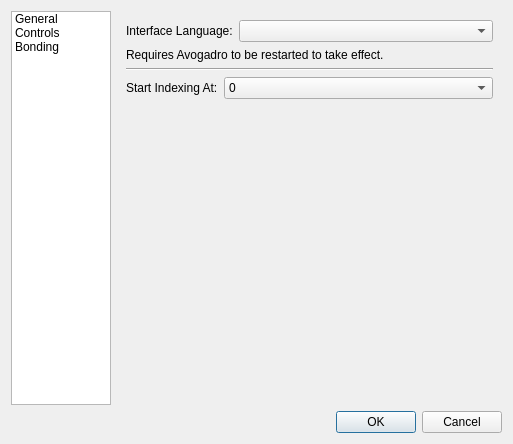
<?xml version="1.0" encoding="UTF-8"?>
<ui version="4.0">
 <class>PreferencesDialog</class>
 <widget class="QDialog" name="PreferencesDialog">
  <property name="geometry">
   <rect>
    <x>0</x>
    <y>0</y>
    <width>513</width>
    <height>444</height>
   </rect>
  </property>
  <property name="sizePolicy">
   <sizepolicy hsizetype="MinimumExpanding" vsizetype="Expanding">
    <horstretch>0</horstretch>
    <verstretch>0</verstretch>
   </sizepolicy>
  </property>
  <property name="windowTitle">
   <string>Preferences</string>
  </property>
  <layout class="QGridLayout" name="gridLayout">
   <item row="0" column="0">
    <widget class="QListWidget" name="pageList">
     <property name="sizePolicy">
      <sizepolicy hsizetype="Preferred" vsizetype="Expanding">
       <horstretch>0</horstretch>
       <verstretch>0</verstretch>
      </sizepolicy>
     </property>
     <property name="minimumSize">
      <size>
       <width>0</width>
       <height>0</height>
      </size>
     </property>
     <property name="sizeAdjustPolicy">
      <enum>QAbstractScrollArea::SizeAdjustPolicy::AdjustToContents</enum>
     </property>
     <item>
      <property name="text">
       <string>General</string>
      </property>
     </item>
     <item>
      <property name="text">
       <string>Controls</string>
      </property>
     </item>
     <item>
      <property name="text">
       <string>Bonding</string>
      </property>
     </item>
    </widget>
   </item>
   <item row="1" column="1">
    <widget class="QDialogButtonBox" name="buttonBox">
     <property name="orientation">
      <enum>Qt::Orientation::Horizontal</enum>
     </property>
     <property name="standardButtons">
      <set>QDialogButtonBox::StandardButton::Cancel|QDialogButtonBox::StandardButton::Ok</set>
     </property>
    </widget>
   </item>
   <item row="0" column="1">
    <widget class="QStackedWidget" name="pageView">
     <property name="sizePolicy">
      <sizepolicy hsizetype="Expanding" vsizetype="Expanding">
       <horstretch>0</horstretch>
       <verstretch>0</verstretch>
      </sizepolicy>
     </property>
     <property name="currentIndex">
      <number>0</number>
     </property>
     <widget class="QWidget" name="general">
      <layout class="QVBoxLayout" name="verticalLayout">
       <item>
        <layout class="QFormLayout" name="formLayout">
         <item row="0" column="0">
          <widget class="QLabel" name="userInterfaceLanguageLabel">
           <property name="text">
            <string>Interface Language:</string>
           </property>
          </widget>
         </item>
         <item row="0" column="1">
          <widget class="QComboBox" name="userInterfaceLanguageComboBox"/>
         </item>
        </layout>
       </item>
       <item>
        <widget class="QLabel" name="label">
         <property name="text">
          <string>Requires Avogadro to be restarted to take effect.</string>
         </property>
        </widget>
       </item>
       <item>
        <widget class="Line" name="line">
         <property name="orientation">
          <enum>Qt::Orientation::Horizontal</enum>
         </property>
        </widget>
       </item>
       <item>
        <layout class="QFormLayout" name="formLayout_2">
         <item row="0" column="0">
          <widget class="QLabel" name="indexingLabel">
           <property name="text">
            <string>Start Indexing At:</string>
           </property>
          </widget>
         </item>
         <item row="0" column="1">
          <widget class="QComboBox" name="indexingComboBox">
           <item>
            <property name="text">
             <string notr="true">0</string>
            </property>
           </item>
           <item>
            <property name="text">
             <string notr="true">1</string>
            </property>
           </item>
          </widget>
         </item>
        </layout>
       </item>
       <item>
        <spacer name="verticalSpacer">
         <property name="orientation">
          <enum>Qt::Orientation::Vertical</enum>
         </property>
         <property name="sizeHint" stdset="0">
          <size>
           <width>20</width>
           <height>40</height>
          </size>
         </property>
        </spacer>
       </item>
      </layout>
     </widget>
     <widget class="QWidget" name="controls">
      <layout class="QVBoxLayout" name="verticalLayout_2">
       <item>
        <layout class="QFormLayout" name="formLayout_5">
         <item row="0" column="0">
          <widget class="QLabel" name="invertScrollDirectionLabel">
           <property name="text">
            <string>Invert Scroll Direction:</string>
           </property>
          </widget>
         </item>
         <item row="0" column="1">
          <widget class="QCheckBox" name="invertScrollDirectionCheckBox"/>
         </item>
        </layout>
       </item>
       <item>
        <spacer name="verticalSpacer_2">
         <property name="orientation">
          <enum>Qt::Orientation::Vertical</enum>
         </property>
         <property name="sizeHint" stdset="0">
          <size>
           <width>20</width>
           <height>349</height>
          </size>
         </property>
        </spacer>
       </item>
      </layout>
     </widget>
     <widget class="QWidget" name="bonding">
      <layout class="QVBoxLayout" name="verticalLayout_3">
       <item>
        <layout class="QFormLayout" name="formLayout_7">
         <item row="0" column="0">
          <widget class="QLabel" name="distanceToleranceLabel">
           <property name="text">
            <string>Distance Tolerance:</string>
           </property>
          </widget>
         </item>
         <item row="0" column="1">
          <widget class="QDoubleSpinBox" name="distanceToleranceDoubleSpinBox">
           <property name="suffix">
            <string notr="true"> Å</string>
           </property>
           <property name="decimals">
            <number>3</number>
           </property>
           <property name="minimum">
            <double>0.010000000000000</double>
           </property>
           <property name="singleStep">
            <double>0.010000000000000</double>
           </property>
           <property name="value">
            <double>0.450000000000000</double>
           </property>
          </widget>
         </item>
         <item row="1" column="0">
          <widget class="QLabel" name="minimumDistanceLabel">
           <property name="text">
            <string>Minimum Distance:</string>
           </property>
          </widget>
         </item>
         <item row="1" column="1">
          <widget class="QDoubleSpinBox" name="minimumDistanceDoubleSpinBox">
           <property name="suffix">
            <string notr="true"> Å</string>
           </property>
           <property name="decimals">
            <number>3</number>
           </property>
           <property name="minimum">
            <double>0.010000000000000</double>
           </property>
           <property name="singleStep">
            <double>0.010000000000000</double>
           </property>
           <property name="value">
            <double>0.320000000000000</double>
           </property>
          </widget>
         </item>
        </layout>
       </item>
       <item>
        <widget class="QLabel" name="label_2">
         <property name="text">
          <string>Bonds are perceived between atoms at distance d if:

d &lt; the sum of the covalent radii + the distance tolerance
d &gt; the minimum distance</string>
         </property>
         <property name="textFormat">
          <enum>Qt::TextFormat::PlainText</enum>
         </property>
        </widget>
       </item>
       <item>
        <spacer name="verticalSpacer_3">
         <property name="orientation">
          <enum>Qt::Orientation::Vertical</enum>
         </property>
         <property name="sizeHint" stdset="0">
          <size>
           <width>20</width>
           <height>301</height>
          </size>
         </property>
        </spacer>
       </item>
      </layout>
     </widget>
    </widget>
   </item>
  </layout>
 </widget>
 <resources/>
 <connections>
  <connection>
   <sender>buttonBox</sender>
   <signal>accepted()</signal>
   <receiver>PreferencesDialog</receiver>
   <slot>accept()</slot>
   <hints>
    <hint type="sourcelabel">
     <x>248</x>
     <y>254</y>
    </hint>
    <hint type="destinationlabel">
     <x>157</x>
     <y>274</y>
    </hint>
   </hints>
  </connection>
  <connection>
   <sender>buttonBox</sender>
   <signal>rejected()</signal>
   <receiver>PreferencesDialog</receiver>
   <slot>reject()</slot>
   <hints>
    <hint type="sourcelabel">
     <x>316</x>
     <y>260</y>
    </hint>
    <hint type="destinationlabel">
     <x>286</x>
     <y>274</y>
    </hint>
   </hints>
  </connection>
 </connections>
</ui>
